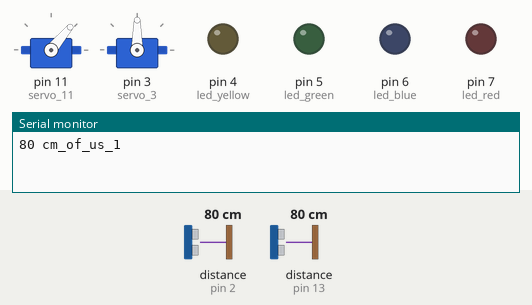
A sketch run on a simulated Arduino Uno, built with avr-gcc and run on an emulated ATmega328P. On the bench: 2 × servo, output pins drawn as LEDs (lit = HIGH), the last lines printed to the serial monitor. Wiring (inferred from the names in the program): 2 × ultrasonic range finder: trigger pin 2, echo pin 2 / trigger pin 13, echo pin 13. The test bench sets the inputs (shaded band); at power-on: distance to the obstacle (sensors on pin 2, pin 13) 80 cm. The echo pulse lasts 58.3 µs per cm.

Above: at 0.8 s.
5.4 s: distance to the obstacle (sensor on pin 2) set to 65 cm
At 11.1 s:
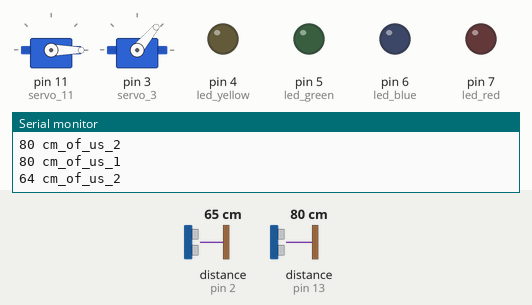
14.3 s: distance to the obstacle (sensor on pin 13) set to 250 cm
At 17.87 s:
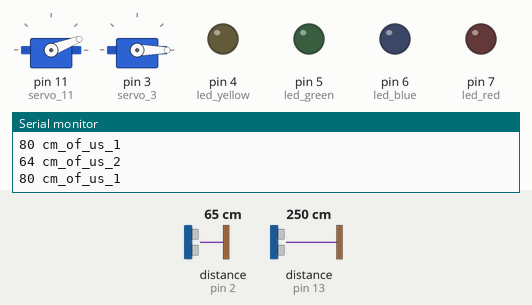
19.7 s: distance to the obstacle (sensor on pin 2) set to 299 cm
At 24.0 s:
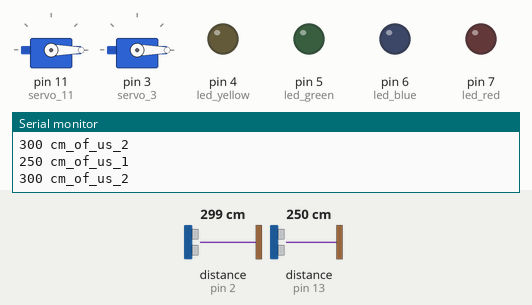
31.7 s: distance to the obstacle (sensor on pin 13) set to 144 cm
37.1 s: distance to the obstacle (sensor on pin 13) set to 138 cm
42.7 s: distance to the obstacle (sensor on pin 13) set to 299 cm
At 45.62 s:
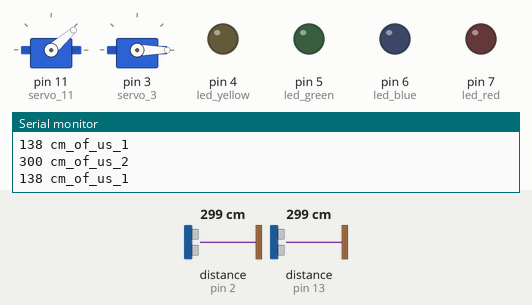
Timing chart, 0 to 47.7 s (numbered marks = the images above; inputs shaded):
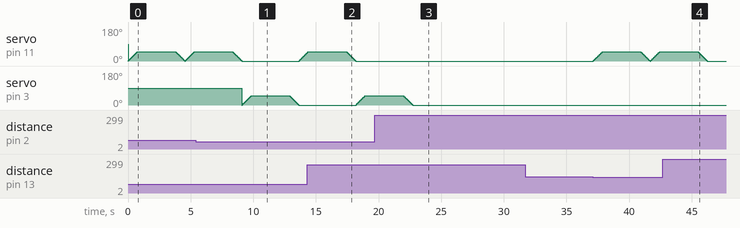

The sketch:

nitw_assignmnet_2.ino
```cpp
#include <Servo.h>
int us_1,us_2,ir_1,ir_2,ir_3,ir_4,led_r,led_b,led_g,led_y,servo_1=0,servo_2=0;
Servo servo_11;
Servo servo_3;
long incoming(int triggerPin, int echoPin)
{
   pinMode(triggerPin, OUTPUT);
  digitalWrite(triggerPin, LOW);
  delayMicroseconds(2);
  digitalWrite(triggerPin, HIGH);
  delayMicroseconds(10);
  digitalWrite(triggerPin, LOW);
  pinMode(echoPin, INPUT);
  return pulseIn(echoPin, HIGH);
}
void gate_1_open(){
  for (servo_1 = 0; servo_1 <= 50; servo_1 += 1) {
    servo_11.write(servo_1);
    delay(15);
  }
    delay(3000);
  for (servo_1 = 50; servo_1 >= 0; servo_1 -= 1) {
    servo_11.write(servo_1);
    delay(15);
  }
}
void collecting_order(){
  ir_1=digitalRead(12);
  ir_2=digitalRead(10);
  ir_3=digitalRead(9);
  ir_4=digitalRead(8);
  if(ir_1){
    digitalWrite(7, HIGH);//red_led will glow
    }
    if(ir_2){
    digitalWrite(6, HIGH);//blue_led will glow
    }
    if(ir_3){
    digitalWrite(5, HIGH);//green_led will glow
    }
    if(ir_4){
    digitalWrite(4, HIGH);//yellow_led will glow
    }
  }
 long outgoing(int triggerPin, int echoPin){
  pinMode(triggerPin, OUTPUT);
  digitalWrite(triggerPin, LOW);
  delayMicroseconds(2);
  digitalWrite(triggerPin, HIGH);
  delayMicroseconds(10);
  digitalWrite(triggerPin, LOW);
  pinMode(echoPin, INPUT);
  return pulseIn(echoPin, HIGH);
 }
 void gate_2_open(){
  for (servo_2 = 0; servo_2 <= 50; servo_2 += 1) {
    servo_3.write(servo_2);
    delay(15);
  }
    delay(3000);
  for (servo_2 = 50; servo_2 >= 0; servo_2 -= 1) {
    servo_3.write(servo_2);
    delay(15);
  }
 }
void setup() {
 pinMode(13,OUTPUT);//ultrasonic_sensor_1
 servo_11.attach(11, 500, 2500);////servomotor_1
 pinMode(12,OUTPUT);//infrared_sensor_1
 pinMode(10,OUTPUT);//infrared_sensor_2
 pinMode(9,OUTPUT);//infrared_sensor_3
 pinMode(8,OUTPUT);//infrared_sensor_4
 pinMode(7,OUTPUT);//led_red
 pinMode(6,OUTPUT);//led_blue
 pinMode(5,OUTPUT);//led_green
 pinMode(4,OUTPUT);//led_yellow
 pinMode(2,OUTPUT);//ultrasonic_sensor_2
 servo_3.attach(3, 500, 2500);//servomotor_2
 Serial.begin(9600);
}
void loop() {
us_1=0.01723 * incoming(13,13);//entry distance of the car in cm
Serial.print(us_1);
Serial.println(" cm_of_us_1");
if(us_1<=140){
gate_1_open();
}
collecting_order();
us_2=(0.01723 * outgoing(2, 2));//exit distance of the car in cm
Serial.print(us_2);
Serial.println(" cm_of_us_2");
if(us_2<=69.5){
gate_2_open();
  }
}
```

Measured:
- the behaviour switches between 70 and 69 cm on distance to the obstacle (sensor on pin 2) (found by bisection; images 0 and 1)
- after the input at 19.7 s, servo on pin 3 (servo_3): goes on until 22.7 s, then stays 0°
- after the input at 42.7 s, servo on pin 11 (servo_11): goes on until 46.2 s, then stays 0°
